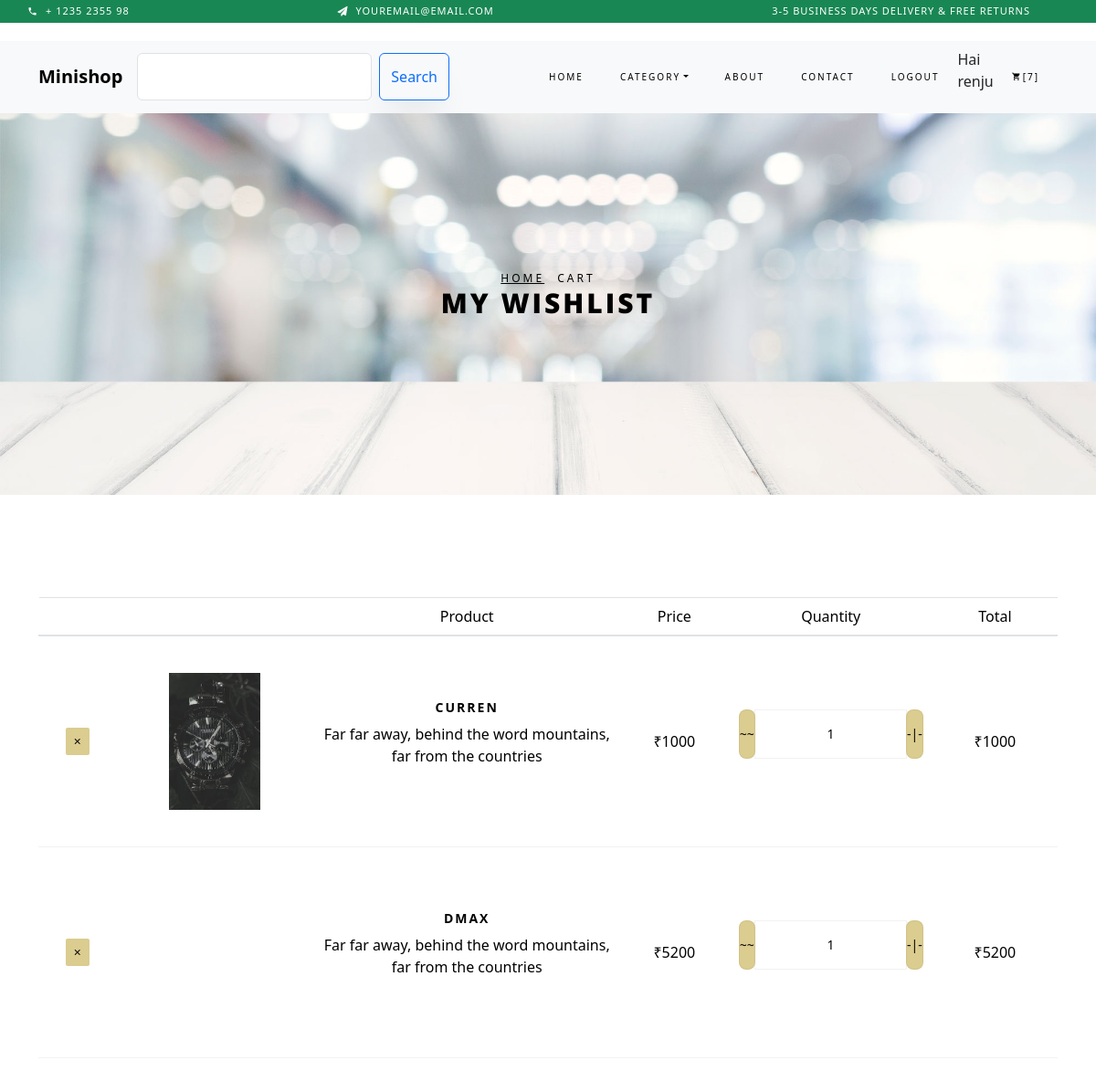
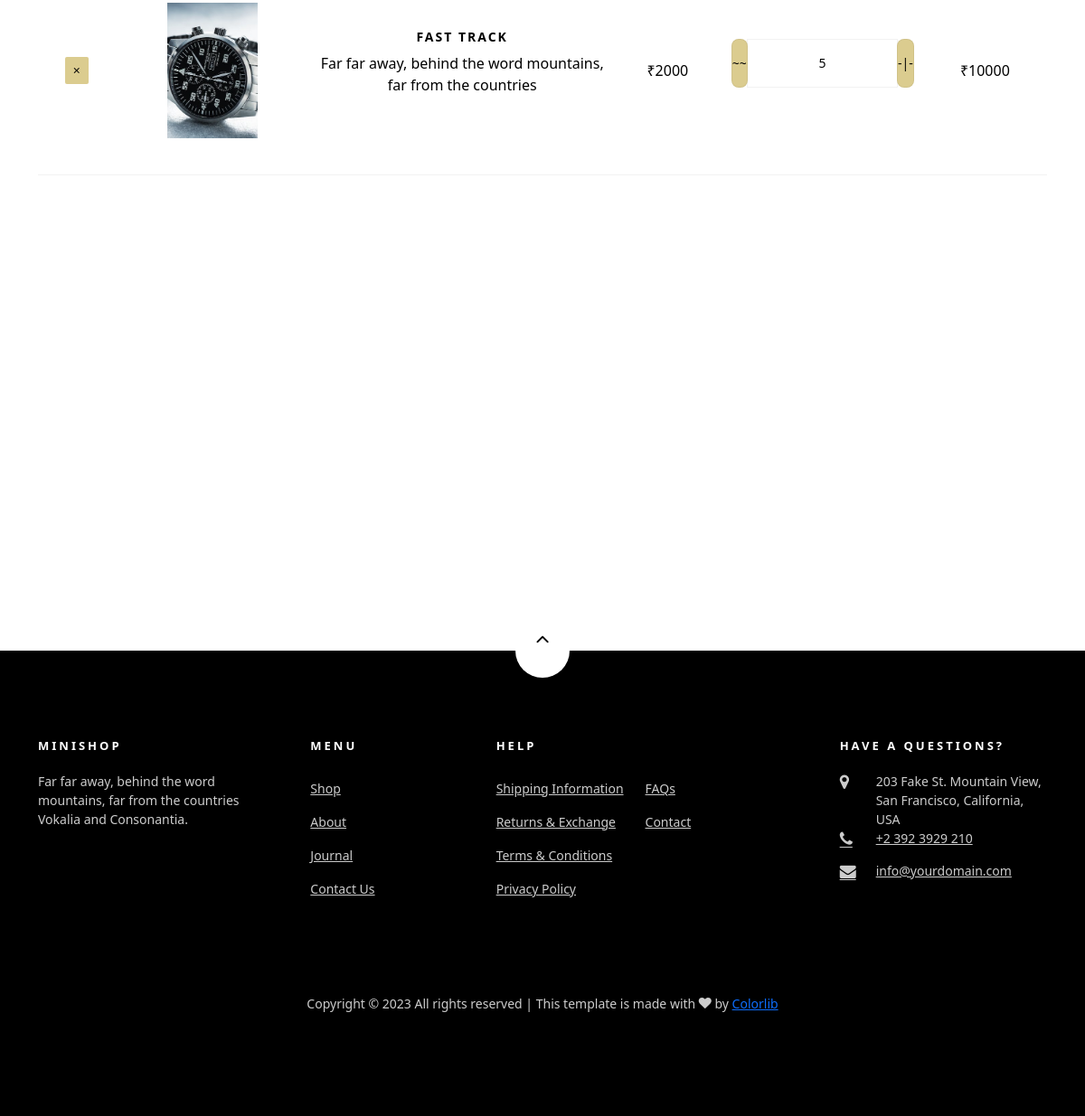
Screenshot of /cart/cart (signed in) with the database file from the repository (2 pictures, top to bottom).
### cart/models.py (models this page shows, shortened)
class cartitems(models.Model):
    product=models.ForeignKey(shop,on_delete=models.CASCADE)
    cart=models.ForeignKey(cartlist,on_delete=models.CASCADE)
    quantity=models.IntegerField()
    available=models.BooleanField(default=True)
    def total(self):
        return self.product.price*self.quantity

### home/models.py (models this page shows)
class shop(models.Model):
    name=models.CharField(max_length=150,unique=True)
    slug=models.SlugField(max_length=250,unique=True)
    stock=models.IntegerField()
    img=models.ImageField(upload_to='product')
    cate=models.ForeignKey(categ,on_delete=models.CASCADE)
    available=models.BooleanField()
    price=models.IntegerField()
    desc=models.TextField()
    date=models.DateTimeField()

### cart/views.py (the view)
# urls.py: path('cart',views.cart, name='cart'),
def cart(request,tot=0,count=0,cart_items=None,ct_items=None):
    try:
        user=request.user
        if user.is_authenticated:
            ct = cartlist.objects.filter(user=user)
        else:
            cart_id = request.session.get('cart_id')
            ct = cartlist.objects.filter(cart_id=cart_id)
        ct_items = cartitems.objects.filter(cart__in=ct, available=True)
        for i in ct_items:
            tot += (i.product.price * i.quantity)
            count += i.quantity
    except ObjectDoesNotExist:
        return HttpResponse("<script> alert('Empty Cart');window.locations='/';</script>")
    return render(request,'cart.html',{'ci':ct_items,'t':tot,'cn':count})

### home/context_processor.py (called while the page is built)
def cate(request):
    cat=categ.objects.all()
    return {'data1':cat}

def cart_no(request):
    user=request.user
    tot=0
    count=0
    if user.is_authenticated:
        ct = cartlist.objects.filter(user=user)
    else:
        cart_id = request.session.get('cart_id')
        ct = cartlist.objects.filter(cart_id=cart_id)
    ct_items = cartitems.objects.filter(cart__in=ct, available=True)
    for i in ct_items:
        tot += (i.product.price * i.quantity)
        count += i.quantity
    return {"total_price":tot,"cn":count}

### home/models.py (called while the page is built)
    def get_url(self):
        return reverse('prod_cat',args=[self.slug])

### templates/cart.html (shortened to what this page needs)
{% extends 'base.html' %}
{% load static %}
{% block content %}
<div class="hero-wrap hero-bread" style="background-image: url({% static 'images/bg_6.jpg' %});">
	<div class="container">
		<div class="row no-gutters slider-text align-items-center justify-content-center">
			<div class="col-md-9 ftco-animate text-center">
				<p class="breadcrumbs"><span class="mr-2"><a href="index.html">Home</a></span> <span>Cart</span></p>
				<h1 class="mb-0 bread">My Wishlist</h1>
			</div>
		</div>
	</div>
</div>
<section class="ftco-section ftco-cart">
	<div class="container">
		<div class="row">
			<div class="col-md-12 ftco-animate">
				<div class="cart-list">
					<table class="table">
						<thead class="thead" style="background-color: rgb(238, 255, 0);">
							<tr class="text-center">
								<th>&nbsp;</th>
								<th>&nbsp;</th>
								<th>Product</th>
								<th>Price</th>
								<th>Quantity</th>
								<th>Total</th>
							</tr>
						</thead>
						<tbody>
							{% for i in ci %}
							<tr class="text-center">
								<td class="product-remove"><a href="{% url 'remove' i.product.id %}"><span
											class="ion-ios-close"></span></a></td>
								<td class="image-prod">
									<div class="img" style="background-image:url({{i.product.img.url}});">
									</div>
								</td>
								<td class="product-name">
									<h3>{{i.product.name}}</h3>
									<p>Far far away, behind the word mountains, far from the countries</p>
								</td>
								<td class="price">₹{{i.product.price}}</td>
								<td class="quantity">
									<div class="input-group mb-3">
										<a href="{% url 'cart_decrement' i.product.id %}"><button class="btn btn-primary btn-lg btn-block">~~</button></a>
										<input type="text" name="quantity" class="quantity form-control input-number"
											value="{{i.quantity}}" min="1" max="100">
										<a href="{% url 'addcart' i.product.id %}"><button class="btn btn-primary btn-lg btn-block">-|-</button></a>
									</div>
								</td>
								<td class="total">₹{{ i.total }}</td>
							</tr>
							{% endfor %}
						</tbody>
					</table>
				</div>
			</div>
		</div>
		<div class="row justify-content-start">
		</div>
	</div>
</section>
{% endblock %}

### templates/base.html (shortened to what this page needs)
{% load static %}
<!DOCTYPE html>
<html lang="en">
<head>
    <link href="https://cdn.jsdelivr.net/npm/bootstrap@5.3.2/dist/css/bootstrap.min.css" rel="stylesheet">
    <link rel="stylesheet" href="{% static 'css/open-iconic-bootstrap.min.css' %}">
    <link rel="stylesheet" href="{% static 'css/animate.css' %}">
    <link rel="stylesheet" href="{% static 'css/owl.carousel.min.css' %}">
    <link rel="stylesheet" href="{% static 'css/owl.theme.default.min.css' %}">
    <link rel="stylesheet" href="{% static 'css/magnific-popup.css' %}">
    <link rel="stylesheet" href="{% static 'css/aos.css' %}">
    <link rel="stylesheet" href="{% static 'css/ionicons.min.css' %}">
    <link rel="stylesheet" href="{% static 'css/bootstrap-datepicker.css' %}">
    <link rel="stylesheet" href="{% static 'css/jquery.timepicker.css' %}">
    <link rel="stylesheet" href="https://cdnjs.cloudflare.com/ajax/libs/font-awesome/6.4.2/css/all.min.css" />
    <link rel="stylesheet" href="{% static 'css/flaticon.css' %}">
    <link rel="stylesheet" href="{% static 'css/icomoon.css' %}">
    <link rel="stylesheet" href="{% static 'css/style.css' %}">
    <link href="https://cdn.jsdelivr.net/npm/bootstrap@5.3.2/dist/css/bootstrap.min.css" rel="stylesheet">
</head>
<body class="goto-here">
    <div class="py-1 bg-success">
        <div class="container">
            <div class="row no-gutters d-flex align-items-start align-items-center px-md-0">
                <div class="col-lg-12 d-block">
                    <div class="row d-flex">
                        <div class="col-md pr-4 d-flex topper align-items-center">
                            <div class="icon mr-2 d-flex justify-content-center align-items-center"><span
                                    class="icon-phone2"></span></div>
                            <span class="text">+ 1235 2355 98</span>
                        </div>
                        <div class="col-md pr-4 d-flex topper align-items-center">
                            <div class="icon mr-2 d-flex justify-content-center align-items-center"><span
                                    class="icon-paper-plane"></span></div>
                            <span class="text">youremail@email.com</span>
                        </div>
                        <div class="col-md-5 pr-4 d-flex topper align-items-center text-lg-right">
                            <span class="text">3-5 Business days delivery &amp; Free Returns</span>
                        </div>
                    </div>
                </div>
            </div>
        </div>
    </div>
    <nav class="navbar navbar-expand-lg ftco-navbar-secondary ftco_navbar bg-light ftco-navbar-light" id="ftco-navbar">
        <div class="container">
            <a class="navbar-brand" href="index.html">Minishop</a>
            <div class="input-group">
                <form action="search" method="get" class="d-flex">
                    <input class="form-control me-2" type="search" name="q" aria-label="Search">
                    <button class="btn btn-outline-primary" type="submit">Search</button>
                </form>
              </div>
            <div class="collapse navbar-collapse" id="ftco-nav">
                <ul class="navbar-nav ml-auto">
                    <li class="nav-item active"><a href="/" class="nav-link">Home</a></li>
                    <li class="nav-item dropdown">
                        <a class="nav-link dropdown-toggle" href="#" id="dropdown04" data-toggle="dropdown"
                            aria-haspopup="true" aria-expanded="false">Category</a>
                    </li>
                    <li class="nav-item"><a href="about" class="nav-link">About</a></li>
                    <li class="nav-item"><a href="contact" class="nav-link">Contact</a></li>
                    {% if user.is_authenticated %}
                    <li class="nav-item"><a href="{% url 'logout' %}" class="nav-link">Logout</a></li>
                    <li>Hai {{user.username}}</li>
                    {% else %}
                    <li class="nav-item"><a href="{% url 'register' %}" class="nav-link">Register</a></li>
                    <li class="nav-item"><a href="{% url 'login' %}" class="nav-link">Login</a></li>
                    {% endif %}
                    <li class="nav-item cta cta-colored"><a href="{% url 'cart' %}"class="nav-link"><span
                                class="icon-shopping_cart"></span>[{{cn}}]</a></li>
                </ul>
            </div>
        </div>
    </nav>
    {% block content %}
    {% endblock %}
    <footer class="ftco-footer ftco-section">
        <div class="container">
            <div class="row">
                <div class="mouse">
                    <a href="#" class="mouse-icon">
                        <div class="mouse-wheel"><span class="ion-ios-arrow-up"></span></div>
                    </a>
                </div>
            </div>
            <div class="row mb-5">
                <div class="col-md">
                    <div class="ftco-footer-widget mb-4">
                        <h2 class="ftco-heading-2">Minishop</h2>
                        <p>Far far away, behind the word mountains, far from the countries Vokalia and Consonantia.</p>
                        <ul class="ftco-footer-social list-unstyled float-md-left float-lft mt-5">
                        </ul>
                    </div>
                </div>
                <div class="col-md">
                    <div class="ftco-footer-widget mb-4 ml-md-5">
                        <h2 class="ftco-heading-2">Menu</h2>
                        <ul class="list-unstyled">
                            <li><a href="shop" class="py-2 d-block">Shop</a></li>
                            <li><a href="about" class="py-2 d-block">About</a></li>
                            <li><a href="journal" class="py-2 d-block">Journal</a></li>
                            <li><a href="contact" class="py-2 d-block">Contact Us</a></li>
                        </ul>
                    </div>
                </div>
                <div class="col-md-4">
                    <div class="ftco-footer-widget mb-4">
                        <h2 class="ftco-heading-2">Help</h2>
                        <div class="d-flex">
                            <ul class="list-unstyled mr-l-5 pr-l-3 mr-4">
                                <li><a href="#" class="py-2 d-block">Shipping Information</a></li>
                                <li><a href="#" class="py-2 d-block">Returns &amp; Exchange</a></li>
                                <li><a href="#" class="py-2 d-block">Terms &amp; Conditions</a></li>
                                <li><a href="#" class="py-2 d-block">Privacy Policy</a></li>
                            </ul>
                            <ul class="list-unstyled">
                                <li><a href="#" class="py-2 d-block">FAQs</a></li>
                                <li><a href="#" class="py-2 d-block">Contact</a></li>
                            </ul>
                        </div>
                    </div>
                </div>
                <div class="col-md">
                    <div class="ftco-footer-widget mb-4">
                        <h2 class="ftco-heading-2">Have a Questions?</h2>
                        <div class="block-23 mb-3">
                            <ul>
                                <li><span class="icon icon-map-marker"></span><span class="text">203 Fake St. Mountain
                                        View, San Francisco, California, USA</span></li>
                                <li><a href="#"><span class="icon icon-phone"></span><span class="text">+2 392 3929
                                            210</span></a></li>
                                <li><a href="#"><span class="icon icon-envelope"></span><span
                                            class="text">info@yourdomain.com</span></a></li>
                            </ul>
                        </div>
                    </div>
                </div>
            </div>
            <div class="row">
                <div class="col-md-12 text-center">
                    <p>
                        Copyright &copy;
                        <script>document.write(new Date().getFullYear());</script> All rights reserved | This template
                        is made with <i class="icon-heart color-danger" aria-hidden="true"></i> by <a
                            href="https://colorlib.com" target="_blank">Colorlib</a>
                    </p>
                </div>
            </div>
        </div>
    </footer>
</body>
</html>

### static/css/icomoon.css (style rules this page uses)
[class^="icon-"], [class*=" icon-"] { font-family: 'icomoon' !important; speak: none; font-style: normal; font-weight: normal; font-variant: normal; text-transform: none; line-height: 1; -webkit-font-smoothing: antialiased; -moz-osx-font-smoothing: grayscale; }
.icon-heart:before { content: "\f004"; }
.icon-map-marker:before { content: "\f041"; }
.icon-phone:before { content: "\f095"; }
.icon-envelope:before { content: "\f0e0"; }
.icon-paper-plane:before { content: "\f1d8"; }
.icon-phone2:before { content: "\e0cd"; }
.icon-shopping_cart:before { content: "\e8cc"; }

### rows the page displays
cartitems: product.img (picture), product.name "CURREN", product.price "1000", quantity "1", total "1000"
cartitems: product.name "DMAX", product.price "5200", quantity "1", total "5200"
cartitems: product.img (picture), product.name "FAST TRACK", product.price "2000", quantity "5", total "10000"

### other values shown
{{ user.username }} "renju"
{{ cn }} "7"
